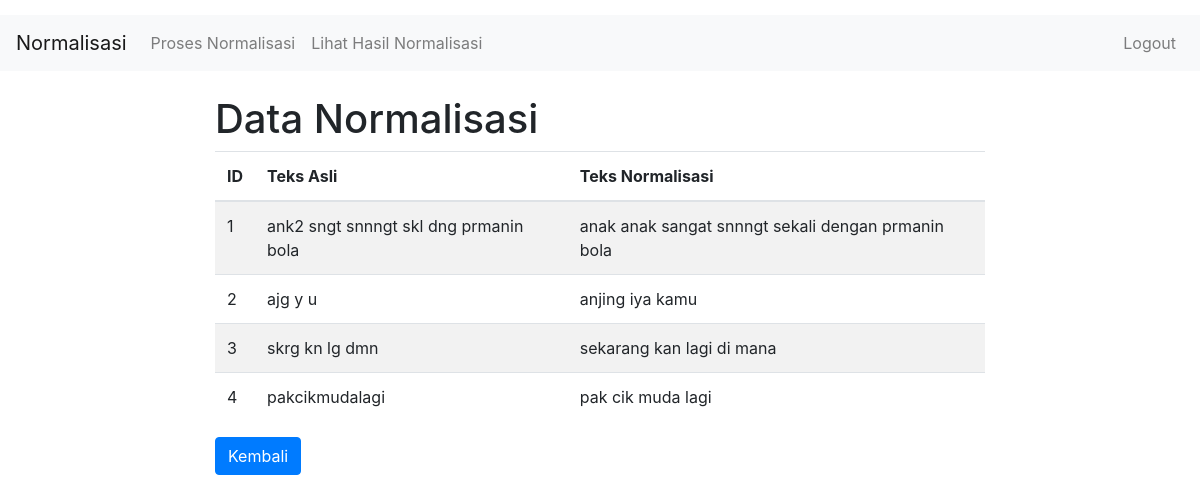
The app's page /normalisasi_list (signed in), older data.
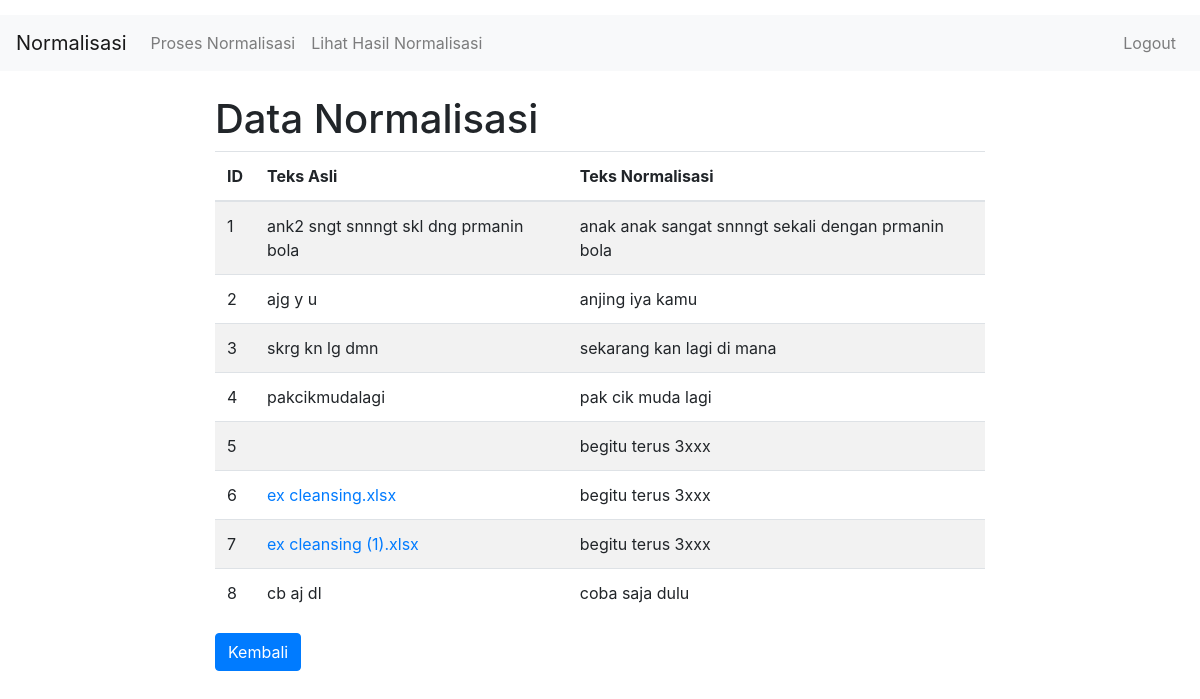
The same page, newer data.
### tables this page shows
CREATE TABLE normalisasi (
            id INTEGER PRIMARY KEY AUTOINCREMENT,
            input_text TEXT NOT NULL,
            output_text TEXT NOT NULL
        );

### app.py (the view)
@app.route('/normalisasi_list')
def normalisasi_list():
    if 'username' not in session:
        return redirect(url_for('login'))
    try:
        conn = sqlite3.connect('normalisasi.db')
        c = conn.cursor()
        c.execute('SELECT * FROM normalisasi')
        rows = c.fetchall()
        conn.close()
        result = []
        for row in rows:
            is_file = row[1].endswith('.txt') or row[1].endswith('.xls') or row[1].endswith('.xlsx')
            result.append({'id': row[0], 'input_text': row[1], 'output_text': row[2], 'is_file': is_file})
        return render_template('normalisasi_list.html', normalisasi_list=result)
    except Exception as e:
        print(e)
        return str(e), 500

### app.py (called while the page is built)
@app.before_request
def before_request():
    if 'username' not in session and request.endpoint not in ['login', 'static']:
        return redirect(url_for('login'))

### templates/normalisasi_list.html (shortened to what this page needs)
<!DOCTYPE html>
<html lang="en">
<head>
    <link href="https://stackpath.bootstrapcdn.com/bootstrap/4.3.1/css/bootstrap.min.css" rel="stylesheet">
    <link href="{{ url_for('static', filename='css/style.css') }}" rel="stylesheet">
</head>
<body>
    <nav class="navbar navbar-expand-lg navbar-light bg-light">
        <a class="navbar-brand" href="#">Normalisasi</a>
        <div class="collapse navbar-collapse">
            <ul class="navbar-nav mr-auto">
                <li class="nav-item">
                    <a class="nav-link" href="/">Proses Normalisasi</a>
                </li>
                <li class="nav-item">
                    <a class="nav-link" href="/normalisasi_list">Lihat Hasil Normalisasi</a>
                </li>
            </ul>
            <ul class="navbar-nav ml-auto">
                {% if session['username'] %}
                <li class="nav-item">
                    <a class="nav-link" href="/logout">Logout</a>
                </li>
                {% else %}
                <li class="nav-item">
                    <a class="nav-link" href="/login">Login</a>
                </li>
                {% endif %}
            </ul>
        </div>
    </nav>
    <div class="container">
        <h1 class="mt-4">Data Normalisasi</h1>
        <table class="table table-striped">
            <thead>
                <tr>
                    <th>ID</th>
                    <th>Teks Asli</th>
                    <th>Teks Normalisasi</th>
                </tr>
            </thead>
            <tbody>
                {% for item in normalisasi_list %}
                <tr>
                    <td>{{ item.id }}</td>
                    <td>
                        {% if item.is_file %}
                        <a href="{{ url_for('download_file', filename=item.input_text) }}">{{ item.input_text }}</a>
                        {% else %}
                        {{ item.input_text }}
                        {% endif %}
                    </td>
                    <td>{{ item.output_text }}</td>
                </tr>
                {% endfor %}
            </tbody>
        </table>
        <a href="/" class="btn btn-primary">Kembali</a>
    </div>
</body>
</html>

### static/css/style.css (style rules this page uses)
body { padding-top: 15px; }
.container { max-width: 800px; }

Row changes from the older to the newer data that the page shows:
added normalisasi: id "5", output_text "begitu terus 3xxx"
added normalisasi: id "6", input_text "ex cleansing.xlsx", output_text "begitu terus 3xxx"
added normalisasi: id "7", input_text "ex cleansing (1).xlsx", output_text "begitu terus 3xxx"
added normalisasi: id "8", input_text "cb aj dl", output_text "coba saja dulu"
